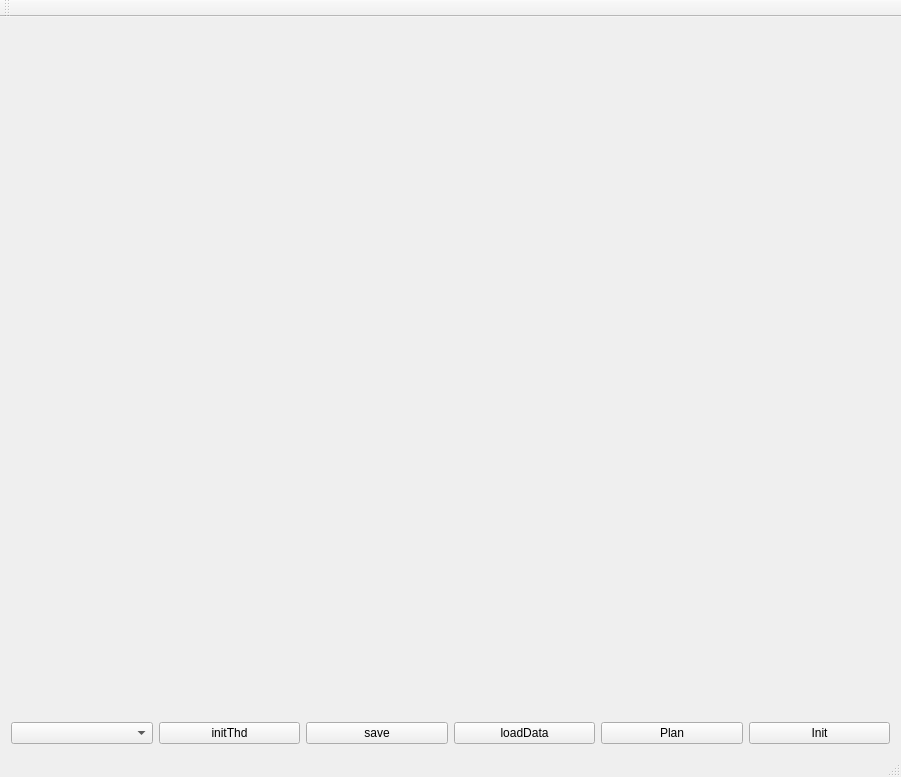
<?xml version="1.0" encoding="UTF-8"?>
<ui version="4.0">
 <class>MainWindow</class>
 <widget class="QMainWindow" name="MainWindow">
  <property name="geometry">
   <rect>
    <x>0</x>
    <y>0</y>
    <width>901</width>
    <height>777</height>
   </rect>
  </property>
  <property name="windowTitle">
   <string>MainWindow</string>
  </property>
  <widget class="QWidget" name="centralWidget">
   <layout class="QVBoxLayout" name="verticalLayout">
    <item>
     <widget class="QCustomPlot" name="QGraph" native="true"/>
    </item>
    <item>
     <layout class="QHBoxLayout" name="horizontalLayout">
      <item>
       <widget class="QComboBox" name="comboBox">
        <item>
         <property name="text">
          <string/>
         </property>
        </item>
        <item>
         <property name="text">
          <string>setRing</string>
         </property>
        </item>
       </widget>
      </item>
      <item>
       <widget class="QPushButton" name="pushButton_5">
        <property name="text">
         <string>initThd</string>
        </property>
       </widget>
      </item>
      <item>
       <widget class="QPushButton" name="pushButton_2">
        <property name="text">
         <string>save</string>
        </property>
       </widget>
      </item>
      <item>
       <widget class="QPushButton" name="pushButton">
        <property name="text">
         <string>loadData</string>
        </property>
       </widget>
      </item>
      <item>
       <widget class="QPushButton" name="pushButton_3">
        <property name="text">
         <string>Plan</string>
        </property>
       </widget>
      </item>
      <item>
       <widget class="QPushButton" name="pushButton_4">
        <property name="text">
         <string>Init</string>
        </property>
       </widget>
      </item>
     </layout>
    </item>
   </layout>
  </widget>
  <widget class="QMenuBar" name="menuBar">
   <property name="geometry">
    <rect>
     <x>0</x>
     <y>0</y>
     <width>901</width>
     <height>28</height>
    </rect>
   </property>
  </widget>
  <widget class="QToolBar" name="mainToolBar">
   <attribute name="toolBarArea">
    <enum>TopToolBarArea</enum>
   </attribute>
   <attribute name="toolBarBreak">
    <bool>false</bool>
   </attribute>
  </widget>
  <widget class="QStatusBar" name="statusBar"/>
 </widget>
 <layoutdefault spacing="6" margin="11"/>
 <customwidgets>
  <customwidget>
   <class>QCustomPlot</class>
   <extends>QWidget</extends>
   <header>qcustomplot.h</header>
   <container>1</container>
  </customwidget>
 </customwidgets>
 <resources/>
 <connections/>
</ui>
